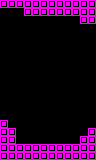

This is a level from a 2D game, rendered from its Tiled map with the project's own tilesets. A one-line summary and the map file follow, with tile-layer data summarised:
An orthogonal 12x20 tile map with 8x8 px tiles, 1 tile layer (main) and 1 object (enemyWalker).

<map version="1.0" orientation="orthogonal" renderorder="right-down" width="12" height="20" tilewidth="8" tileheight="8" nextobjectid="46">
 <properties>
  <property name="L" type="int" value="1" />
  <property name="R" type="int" value="2" />
  <property name="type" value="tunnel" />
 </properties>
 <tileset firstgid="1" name="tiles" tilewidth="8" tileheight="8" tilecount="24" columns="6">
  <image source="../../../images/tiles.png" width="48" height="32" />
  <tile id="1">
   <properties>
    <property name="L" type="int" value="1" />
    <property name="R" type="int" value="2" />
    <property name="type" value="open" />
   </properties>
  </tile>
 </tileset>
 <layer name="main" width="12" height="20">
  <properties>
   <property name="L" type="int" value="1" />
   <property name="R" type="int" value="2" />
   <property name="type" value="tunnel" />
  </properties>
  <data>[240 cells, 55 non-empty, 1 distinct tile ids]</data>
 </layer>
 <objectgroup name="objects" />
 <objectgroup name="hazards" />
 <objectgroup name="enemies">
  <object id="45" type="enemyWalker" gid="4" x="48" y="144" width="8" height="8" />
 </objectgroup>
</map>
